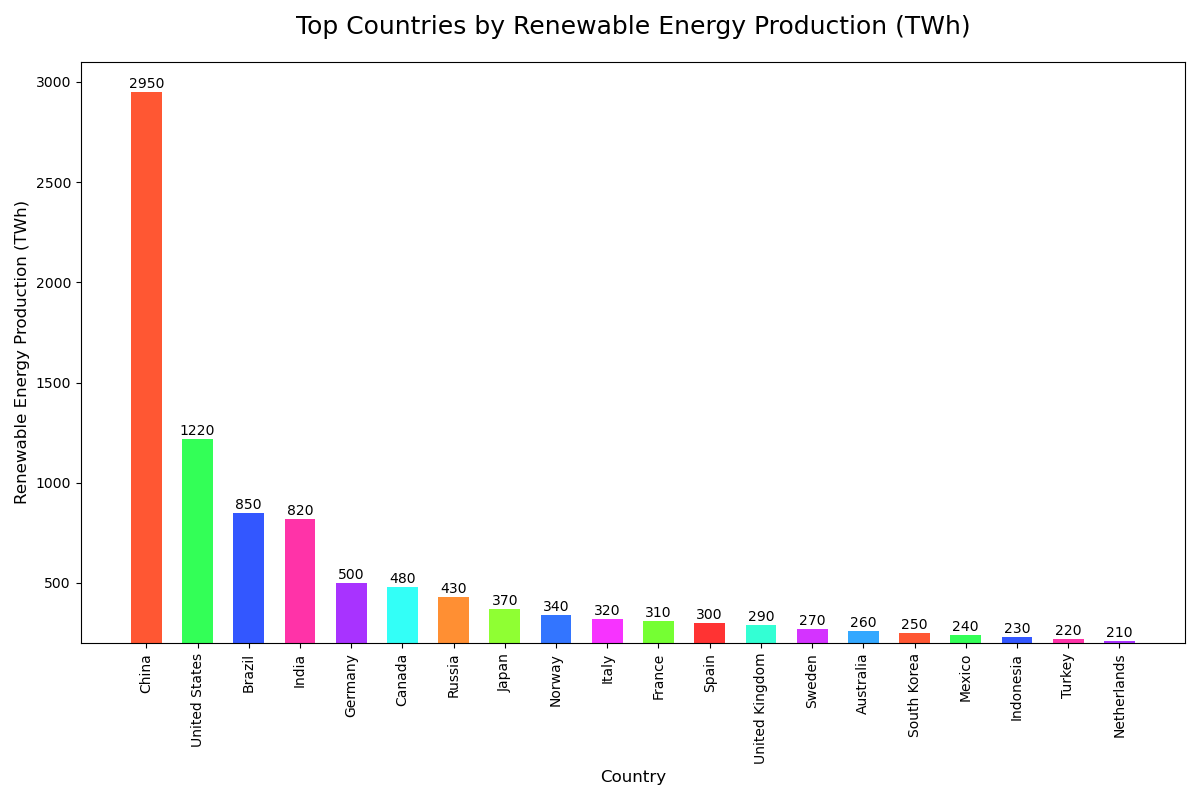

Write the Python code that produced this figure.

import matplotlib.pyplot as plt

# Data
countries = [
    "China", "United States", "Brazil", "India", "Germany", 
    "Canada", "Russia", "Japan", "Norway", "Italy", 
    "France", "Spain", "United Kingdom", "Sweden", "Australia", 
    "South Korea", "Mexico", "Indonesia", "Turkey", "Netherlands"
]
renewable_energy_production = [
    2950, 1220, 850, 820, 500, 
    480, 430, 370, 340, 320, 
    310, 300, 290, 270, 260, 
    250, 240, 230, 220, 210
]

# Colors for each country
colors = [
    '#FF5733', '#33FF57', '#3357FF', '#FF33A8', '#A833FF',
    '#33FFF7', '#FF8F33', '#8FFF33', '#3375FF', '#F733FF',
    '#75FF33', '#FF3333', '#33FFD4', '#D433FF', '#33A8FF',
    '#FF5733', '#33FF57', '#3357FF', '#FF33A8', '#A833FF'
]

# Plot
fig, ax = plt.subplots(figsize=(12, 8))  # Adjusted size for vertical layout
bars = ax.bar(countries, renewable_energy_production, color=colors, width=0.6)  # Adjusted bar width to 0.6

# Set the title and labels
ax.set_title('Top Countries by Renewable Energy Production (TWh)', fontsize=18, pad=20)
ax.set_xlabel('Country', fontsize=12)
ax.set_ylabel('Renewable Energy Production (TWh)', fontsize=12)

# Customize the tick labels
plt.xticks(rotation=90, fontsize=10)
plt.yticks(fontsize=10)

# Set y-axis limits
ax.set_ylim(200, 3100)

# Add the data values on the bars
for bar in bars:
    height = bar.get_height()
    label_y_pos = height + 20
    ax.text(bar.get_x() + bar.get_width()/2, label_y_pos, f'{height}', ha='center')

# Show the plot
plt.tight_layout()
plt.show()
